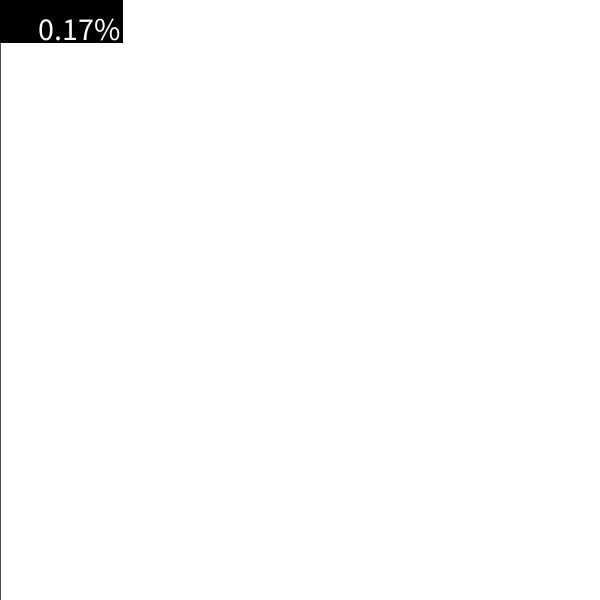
Frame 1 (no input)
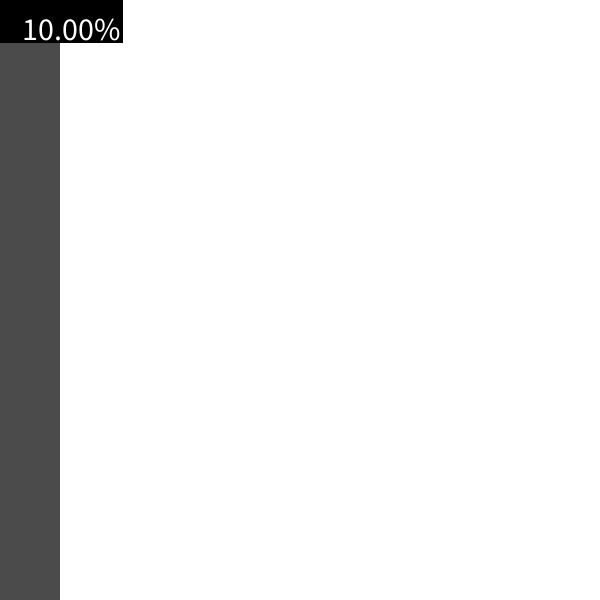
Frame 60 (the mouse pressed at the canvas centre just before this capture)
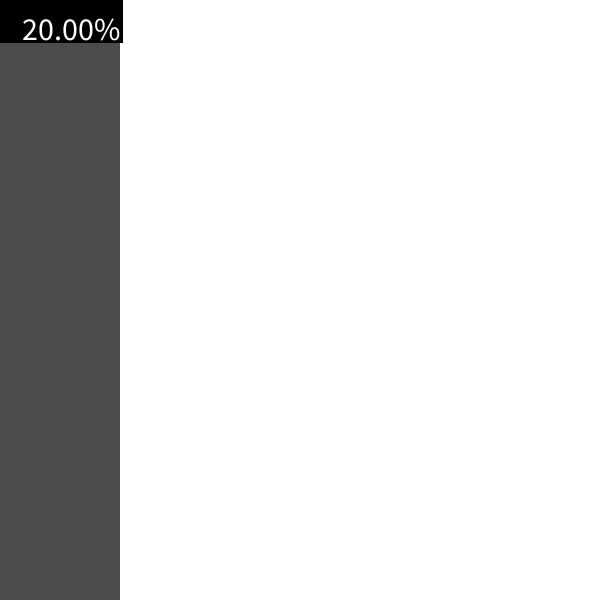
Frame 120 (the mouse held since frame 60 and released just before this capture)

The Processing sketch that drew these frames (run headless with seeded random() and noise(); from frame 60 on, the mouse is pressed at the canvas centre):

// Processing sketch: mandelbroot
// ── mandelbroot.pde

public class Mandelbroot{
 
    private final int minColorRange = 0;
    private final int maxColorRange = 256*256*256;
    private final int maxIterations = 256*256*256;
    
    public void drawAll(){
        for(int row = 0; row < height; row++){
            this.drawRow(row);
        }
    }
    
    public void drawRow(int row){
        for(int column = 0; column < width; column++){
            float mappedx = map(column, 0, width,  -2.5, 1.0);
            float mappedy = map(row, 0, height, -2.0, 1.0);
            
            int iteration = this.calculateIteration(mappedx, mappedy);
            color myColor = this.getColor(iteration);
            
            stroke(myColor);
            point(row, column);
            noStroke();
        }
    }
    
    private int calculateIteration(float x0, float y0){
        
        float xtemp;
        float x = 0.0;
        float y = 0.0;
        int iteration = 0;
        
        while ( ((x*x+y*y) <= 4)  &&  (iteration < this.maxIterations)) {
            xtemp = x*x - y*y + x0;
            y = 2*x*y + y0;
            x = xtemp;
            iteration++;
        }
        
        return iteration;
    }
        
    private color getColor(int iteration){
      return int(map(iteration, 0, this.maxIterations, this.minColorRange, this.maxColorRange));
    }
}

int currentRow = 0;
Mandelbroot mandelBroot = new Mandelbroot();

void setup(){
  size(600, 600);
  background(255);
}

void draw(){
  
  fill(0);
  rect(0, 0, 122, 42);
  noFill();
  
  if(currentRow < height){
      mandelBroot.drawRow(currentRow);
      currentRow++;
      float percentage =  100.0 * ((float)currentRow) / ((float)height);
      String percentageStr = String.format("%.2f",percentage) + "%";
      
      
      textAlign(RIGHT, RIGHT);
      textSize(32); 
      fill(255);
      text(percentageStr, 120, 40);
      noFill();
  }
  
  
}
